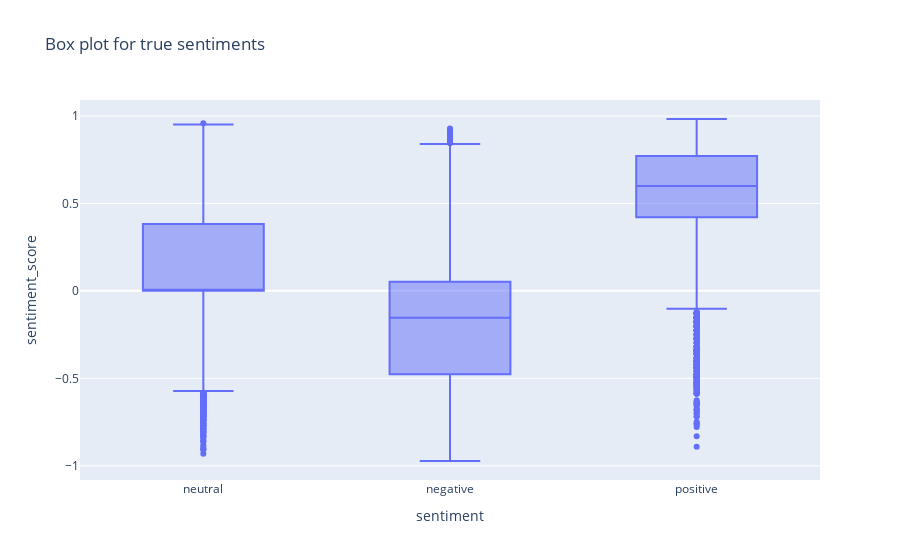

Notebook source saved alongside this figure:
### Markdown cell above
### Comparing the true values with the predicted values.

### Code cell
px.box(df2, x="sentiment", y="sentiment_score", title="Box plot for true sentiments")

### Figure 1 — Plotly figure (JSON) as saved in the notebook; plotly's stock layout.template omitted (floating-point values rounded to 4 significant figures; data arrays with more than 128 entries replaced by an {"elided": "..."} marker saying what was removed)
{"data": [{"alignmentgroup": "True", "hovertemplate": "sentiment=%{x}<br>sentiment_score=%{y}<extra></extra>", "legendgroup": "", "marker": {"color": "#636efa"}, "name": "", "notched": false, "offsetgroup": "", "orientation": "v", "showlegend": false, "type": "box", "x": {"elided": "27481 str values"}, "x0": " ", "xaxis": "x", "y": {"elided": "27481 float values"}, "y0": " ", "yaxis": "y"}], "layout": {"boxmode": "group", "legend": {"tracegroupgap": 0}, "title": {"text": "Box plot for true sentiments"}, "xaxis": {"anchor": "y", "domain": [0, 1], "title": {"text": "sentiment"}}, "yaxis": {"anchor": "x", "domain": [0, 1], "title": {"text": "sentiment_score"}}}}
